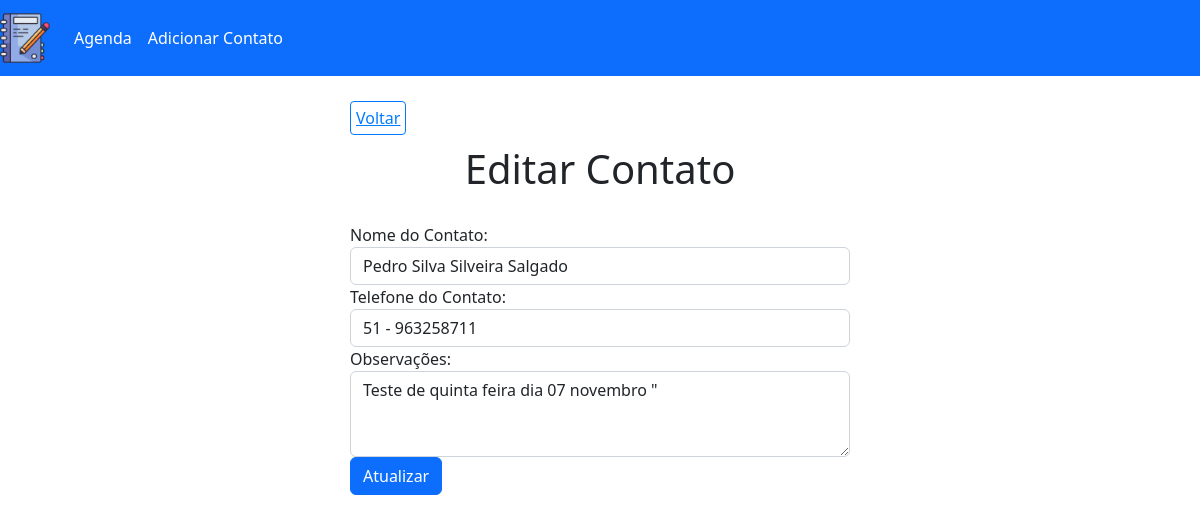
/edit.php?id=5, run on the app's committed database.
### tables this page shows
CREATE TABLE `contacts` (
  `id` int(10) UNSIGNED NOT NULL,
  `name` varchar(150) DEFAULT NULL,
  `phone` varchar(20) DEFAULT NULL,
  `observation` text DEFAULT NULL
);

### config/url.php (called while the page is built)
<?php
			$BASE_URL = "http://" . $_SERVER['SERVER_NAME'] . dirname($_SERVER['REQUEST_URI']. '?') . '/';
?>

### config/process.php (called while the page is built, shortened)
<?php
	include_once("connection.php");
	include_once("url.php");
    $data = $_POST;
    if(!empty($data)) {
        if($data["type"] === "create") {
            $name = $data["name"];
            $phone = $data["phone"];
            $observation = $data["observation"];
            $query = "INSERT INTO contacts (name, phone, observation) VALUES (:name, :phone, :observation)";
            $stmt = $conn->prepare($query);
            $stmt->bindParam(":name", $name);
            $stmt->bindParam(":phone", $phone);
            $stmt->bindParam(":observation", $observation);
            try {
                $stmt->execute();
                $_SESSION["msg"] = "Contato criado com sucesso!";
              } catch(PDOException $e) {
               $error = $e->getMessage();
                echo "Erro: $error";
    }
        } else if($data["type"] === "edit") {
            $name = $data["name"];
            $phone = $data["phone"];
            $observation = $data["observation"];
            $id = $data["id"];
            $query = "UPDATE contacts
                      SET name = :name, phone = :phone, observation = :observation
                      WHERE id = :id";
            $stmt = $conn->prepare($query);
            $stmt->bindParam(":name", $name);
            $stmt->bindParam(":phone", $phone);
            $stmt->bindParam(":observation", $observation);
            $stmt->bindParam(":id", $id);
                    try {
                $stmt->execute();
                $_SESSION["msg"] = "Contato atualizado com Sucesso!";
              } catch(PDOException $e) {
               $error = $e->getMessage();
                echo "Erro: $error";
    }
        } else if($data["type"] === "delete") {
            $id = $data["id"];
            $query = "DELETE FROM contacts WHERE id = :id";
            $stmt = $conn->prepare($query);
            $stmt->bindParam(":id", $id);
            try {
                $stmt->execute();
                $_SESSION["msg"] = "Contato removido com Sucesso!";
              } catch(PDOException $e) {
               $error = $e->getMessage();
                echo "Erro: $error";
        }
    }
            header("location:" . $BASE_URL . "../index.php");
    } else {
        if(!empty($_GET)) {
        $id = $_GET["id"];
    }
        if (!empty($id)) {
            $query = "SELECT * FROM contacts WHERE id = :id";
            $stmt = $conn->prepare($query);
            $stmt->bindParam(":id", $id);
            $stmt->execute();
            $contact = $stmt->fetch();
        } else {
            $contacts = [];
            $query = "SELECT * FROM contacts";
            $stmt = $conn->prepare($query);
            $stmt->execute();
            $contacts = $stmt->fetchAll();
        }
    }
?>

### edit.php (the view, shortened to what this page needs)
<?php
    include_once("templates/header.php");
?>
    <div class="container">
        <h1 id="main-title">Editar Contato</h1>
            <form id="create-form" action="<?= $BASE_URL ?>config/process.php" method="POST">
                    <div class="form-group">
                        <label for="name">Nome do Contato:</label>
                        <input type="text" class="form-control" id="name" name="name" placeholder="Digite o nome do contato" value="<?= $contact["name"] ?>" required>
                    </div>
                       <div class="form-group">
                        <label for="phone">Telefone do Contato:</label>
                        <input type="text" class="form-control" id="phone" name="phone" placeholder="Digite o telefone do contato" value="<?= $contact["phone"] ?>" required>
                    </div>
                      <div class="form-group">
                        <label for="observation">Observações:</label>
                        <textarea type="text" class="form-control" id="observation" name="observation" placeholder="Digite as observações do contato" rows="3"><?= $contact["observation"] ?>"</textarea>
                    </div>
                        <button type="submit" class="btn btn-primary">Atualizar</button>
            </form>
    </div>
<?php
    include_once("templates/footer.php");
?>

### css/style.css (style rules this page uses)
#main-title { text-align: center; margin: 15px 0 30px; }
#back-link-container { display: block; width: 500px; margin: 30px auto 0; }
#back-link { border: 1px solid #007BFF; color: #007BFF; border-radius: 4px; padding: 5px; }
#create-form, #edit-form { max-width: 500px; margin: 0 auto; }

### data on the page
contacts: name "Pedro Silva Silveira Salgado", phone "51 - 963258711", observation "Teste de quinta feira dia 07 novembro \""
